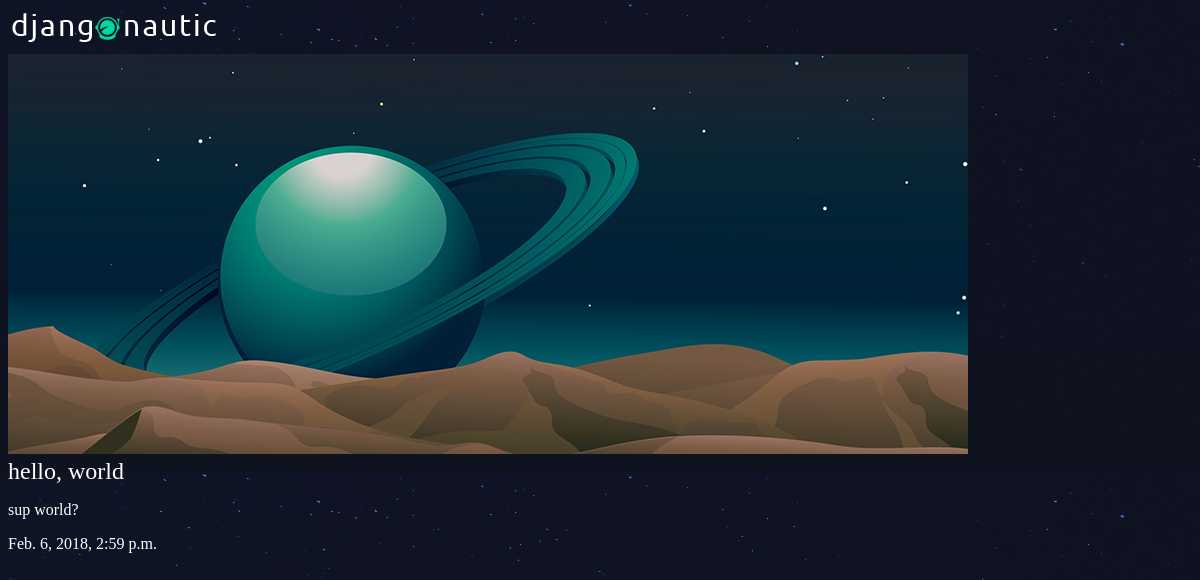
Screenshot of /articles/hello-world/ with the database file from the repository.
### articles/models.py (models this page shows, shortened)
class Article(models.Model):
	title = models.CharField(max_length=100)
	slug = models.SlugField()
	body = models.TextField()
	date = models.DateTimeField(auto_now_add=True)
	thumb = models.ImageField(default="default.png", blank=True)

### articles/views.py (the view)
# urls.py: url(r'^(?P<slug>[\w-]+)/$', views.article_detail, name="detail")
def article_detail(request, slug):
	article = Article.objects.get(slug=slug)
	return render(request, "articles/article_detail.html", { "article": article })

### articles/templates/articles/article_detail.html
{% extends "base_layout.html" %}
{% block content %}
<div class="article-detail">
	<div class="article">
		<img src="{{ article.thumb.url }}" alt="">
		<h2>{{ article.title }}</h2>
		<p>{{ article.body }}</p>
		<p>{{ article.date }}</p>
	</div>
</div>
{% endblock content %}

### assets/styles.css (style rules this page uses)
body { background-color: #0f121f; background-image: url(/static/stars.png); background-repeat-y: no-repeat; color: #fff }
body * { font-family: Ubuntu; }
h1, h2, h3, h4, h5 { font-weight: normal; margin: 0; }

### rows the page displays
Article: thumb (placeholder picture), title "hello, world", body "sup world?", date "Feb. 6, 2018, 2:59 p.m."
